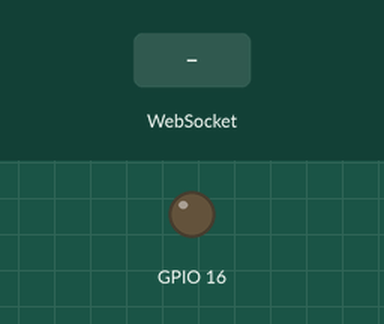
Recording of a sketch running on a simulated ESP8266 (NodeMCU). On the bench: output pins drawn as LEDs (lit = HIGH). The inputs (shaded band) are chosen by the test bench. WiFi joins after 1.5 s; servers stay silent unless stated; what the sketch prints to the serial monitor is not drawn.

Above: at 2.7 s.
2.8 s: WebSocket text "1" received
At 3.1 s:
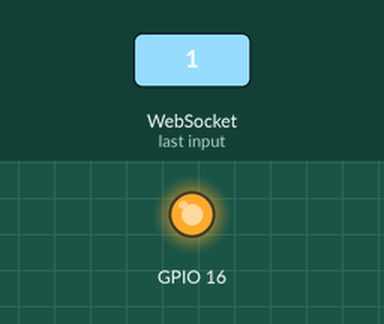
4.3 s: WebSocket text "0" received
At 5.4 s:
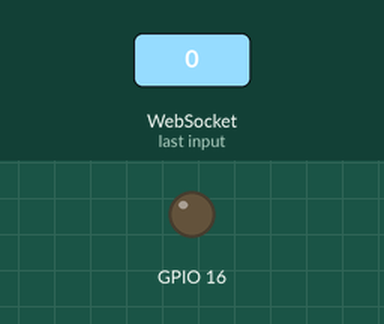
Timing chart, 0 to 7.3 s (numbered marks = the images above; inputs shaded):
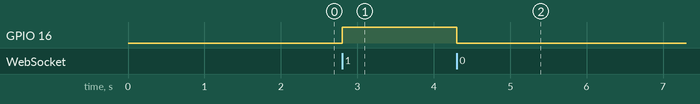

The sketch:

websocketsServer.ino
```cpp
/*
  ESP8266 WebSocket Server

  YouTube:  Rodney McKay
  https://www.youtube.com/watch?v=6utten8jP9E

  Github:   Portia-Lin
  https://github.com/Portia-Lin/websocketsServer

  ArduinoWebSockets library:
  https://github.com/Links2004/arduinoWebSockets
*/

#include <ESP8266WiFi.h>
#include <ESP8266WebServer.h>
#include <WebSocketsServer.h> // Подключить библиотеку для работы с вэбсокет сервером
const char* ssid = "SSID";  // Имя сети WiFi
const char* password = "PASSWORD"; // Пароль от сети WiFi

// Переменная с содержанием вэб страницы:
String web = "<!DOCTYPE html><html><head><title>Websocket</title><meta name='viewport' content='width=device-width, initial-scale=1.0' /><meta charset='UTF-8'><style>body {background-color: #F7F9FD;text-align: center;}</style></head><body><h1>Received message: <span id='message'>-</span></h1><button type='button' id='btnA'><h1>ON</h1></button><button type='button' id='btnB'><h1>OFF</h1></button></body><script>var Socket;document.getElementById('btnA').addEventListener('click', buttonApressed);document.getElementById('btnB').addEventListener('click', buttonBpressed);function init() {Socket = new WebSocket('ws://' + window.location.hostname + ':81/');Socket.onmessage = function(event) { processReceivedCommand(event); };}function processReceivedCommand(event) {document.getElementById('message').innerHTML = event.data;}function buttonApressed() {Socket.send('1');}function buttonBpressed() {Socket.send('0');}window.onload = function(event) {init();}</script></html>";

ESP8266WebServer server(80);  // Вэб сервер по порту "80"
WebSocketsServer webSocket = WebSocketsServer(81);  // Вэбсокет сервер по порту "81"

void setup() {
  // put your setup code here, to run once:
  pinMode(16, OUTPUT);
  Serial.begin(115200);
  Serial.println("");

  WiFi.begin(ssid, password); // Подключиться к WiFi сети с именем в переменной "ssid" и паролем в переменной "password"

  // Пока нет подключения, тормозить програму и выводить точки в монитор порта...
  while (WiFi.status() != WL_CONNECTED) {
    delay(500);
    Serial.print(".");
  }
  Serial.println();

  // Вывести IP адрес в монитор порта
  Serial.print("IP address: ");
  Serial.println(WiFi.localIP());

  // Отправить вэб страницу в переменной "web" по адресу "/"
  server.on("/", []() {
    server.send(200, "text\html", web);
  });

  server.begin(); // Запустить вэб сервер
  webSocket.begin();  // Запустить вэбсокет сервер
  webSocket.onEvent(webSocketEvent);  // Запустить функцию "webSocketEvent", если что-то произошло (подключение, отключение, входящее сообщение)
}

void loop() {
  // put your main code here, to run repeatedly:
  server.handleClient();  // Зациклить вэб сервер
  webSocket.loop(); // Зациклить вэбсокет сервер

}

// Если что-то произошло, запускается:
void webSocketEvent(byte num, WStype_t type, uint8_t * payload, size_t length) {
  switch(type) {
    case WStype_DISCONNECTED: // Когда клиент отключился
      Serial.print("WS Type ");
      Serial.print(type);
      Serial.println(": DISCONNECTED");
      break;
    case WStype_CONNECTED:  // Когда клиент подключился
      Serial.print("WS Type ");
      Serial.print(type);
      Serial.println(": CONNECTED");
      if (digitalRead(16) == HIGH) {  // Если на порту высокий логический уровень,
        webSocket.broadcastTXT("ON"); // Отправить клиенту "ON" через вэбсокет соединение
      }
      else {                            // Если на порту низкий логический уровень,
        webSocket.broadcastTXT("OFF");  // Отправить клиенту "ON" через вэбсокет соединение
      }
      break;
    case WStype_TEXT: // Когда пришло входящее сообщение
      Serial.println();
      Serial.println(payload[0]); // Вывести порядок первого элемента который пришел
      Serial.println(char(payload[0])); // Вывести первый символ, который пришел
      if (payload[0] == '1') {  // Если первый символ == 1,
        sendA();                // Выполнить функцию "sendA()"
      }
      if (payload[0] == '0') {  // Если первый символ == 0,
        sendB();                // Выполнить функцию "sendB()"
      }
      break;
  }
}

void sendA() {
  webSocket.broadcastTXT("ON"); // Отправить клиенту "ON" через вэбсокет соединение
  digitalWrite(16, HIGH);       // Установить высокий логический уровень на порту
}

void sendB() {
  webSocket.broadcastTXT("OFF");  // Отправить клиенту "OFF" через вэбсокет соединение
  digitalWrite(16, LOW);          // Установить низкий логический уровень на порту
}
```

Measured:
- after the input at 2.8 s, GPIO 16: LOW → HIGH at once
- after the input at 4.3 s, GPIO 16: HIGH → LOW at once
